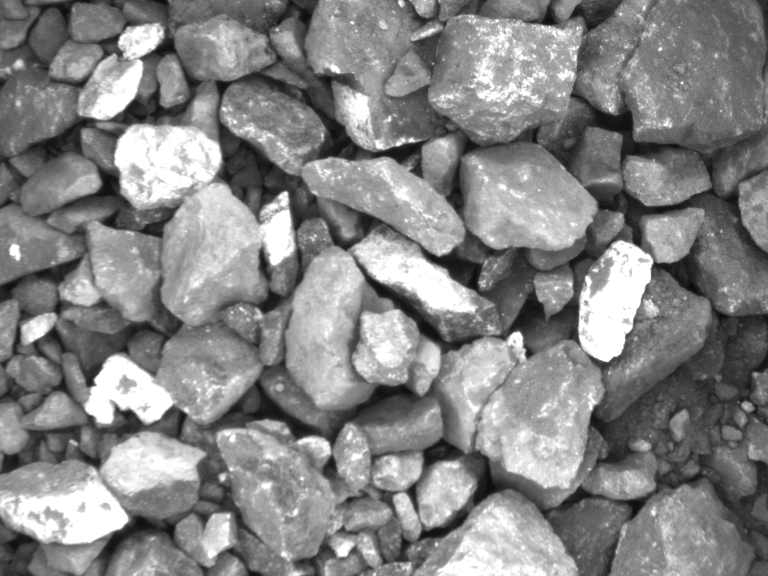
#> input picture image_segmentation/16_9_35_557.bmp, 768 x 576 px
$ jupyter execute --allow-errors image_rec_vv.ipynb   (older library calls are emulated)
#> lines starting #> are read from the running program, lines starting #| are printed output that depends on the picture; after the words box and inside, x2 and y2 are one past the last pixel; in counts of white or black regions, pixels touching at a corner belong together
## Алгоритм Канни (Используем разные пороги для создания датасета)

#> (a cell that did not finish here is left out)

[cell 2]
import cv2
import numpy as np
import pandas as pd
import argparse
import glob
from PIL import Image, ImageDraw #Подключим необходимые библиотеки.

#Определяем размер изображения и записываем характеристики пикселя в массив pix
image = Image.open("16_9_35_557.bmp") #Открываем изображение.
#> image is the input picture: PIL image 768x576 L; min 10, max 255, mean 132.8
draw = ImageDraw.Draw(image) #Создаем инструмент для рисования.
pix = image.load()

#cv2 для определения Канни
#"16_9_35_557.bmp"
image = cv2.imread("16_9_35_557.bmp")
#> image: shape (576, 768, 3); min 10, max 255, mean 132.8
height, width, channels = image.shape
#> height = 576; width = 768; channels = 3
print(height, width, channels)
#| 576 768 3

cv2.imshow("Original", image)

def auto_canny(image, sigma=0.33):
    # обрабатывает вычисление медианы интенсивности пикселей в изображении
    v = np.median(image)

    # берем это медианное значение и строим два порога,
    lower = int(max(0, (1.0 - sigma) * v))
    upper = int(min(255, (1.0 + sigma) * v))
    edged = cv2.Canny(image, lower, upper, 5)
    print(lower)
    print(upper)

    # return the edged image
    return edged


# преобразуем изображение в оттенки серого
#рименим размытие по Гауссу с  ядром 3 x 3, чтобы помочь удалить высокочастотный шум
gray = cv2.cvtColor(image, cv2.COLOR_BGR2GRAY) # cv2.COLOR_BGR2HSV BGR2GRAY
blurred = cv2.GaussianBlur(gray, (3, 3), 0)


can_1 = cv2.Canny(blurred, 10, 200) #Широкий
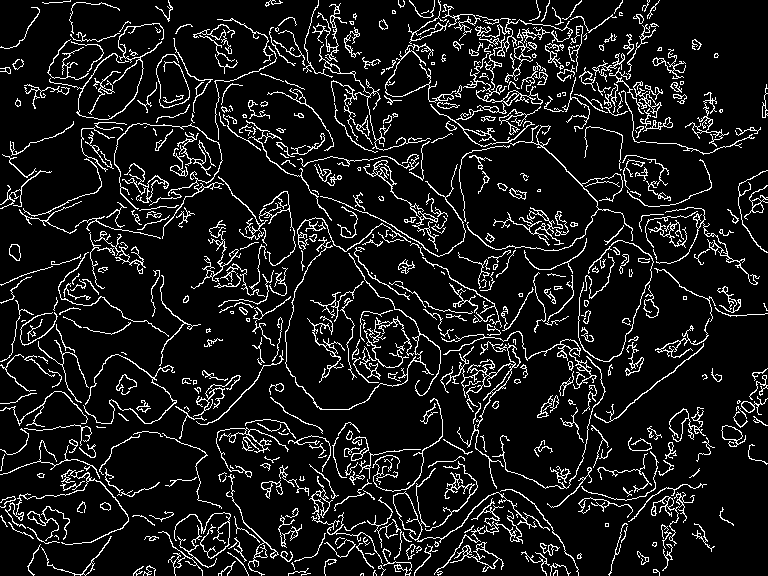
#> can_1: shape (576, 768); 10.2% white in thin lines or dots
can_2 = cv2.Canny(blurred, 200, 250) #В обтяжку
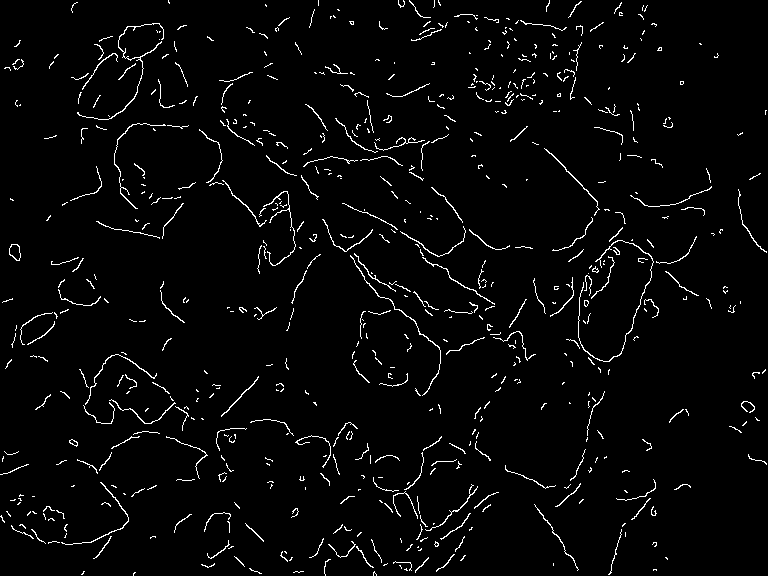
#> can_2: shape (576, 768); 3% white in thin lines or dots
can_3 = cv2.Canny(blurred, 50, 250)
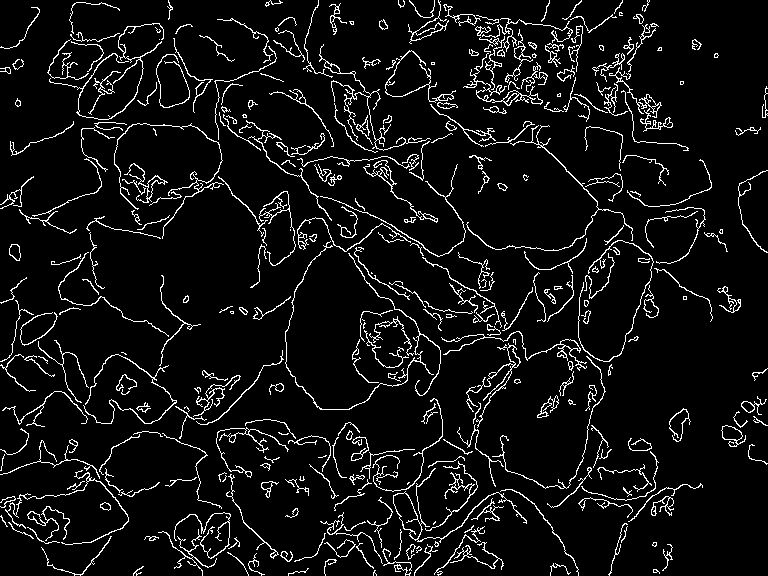
#> can_3: shape (576, 768); 6.9% white in thin lines or dots
can_4 = cv2.Canny(blurred, 120, 240)
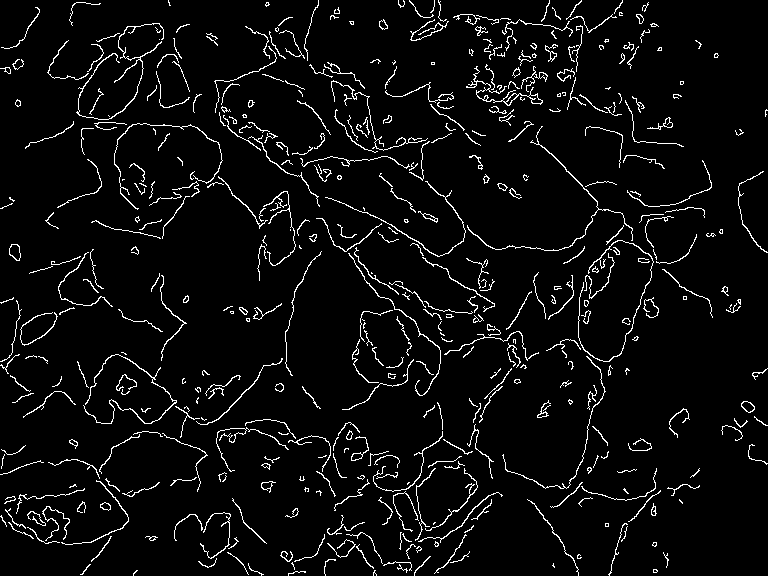
#> can_4: shape (576, 768); 4.9% white in thin lines or dots
can_5 = cv2.Canny(blurred, 130, 180)
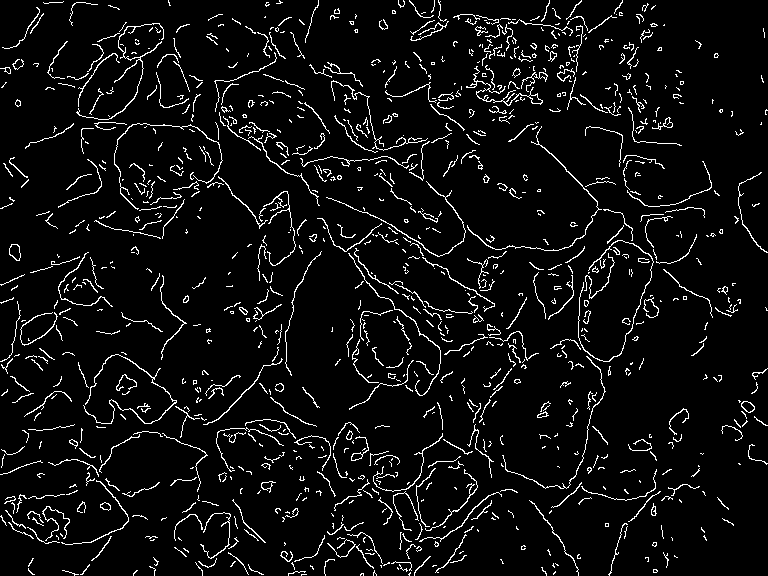
#> can_5: shape (576, 768); 5.9% white in thin lines or dots
can_6 = cv2.Canny(blurred, 100, 150)
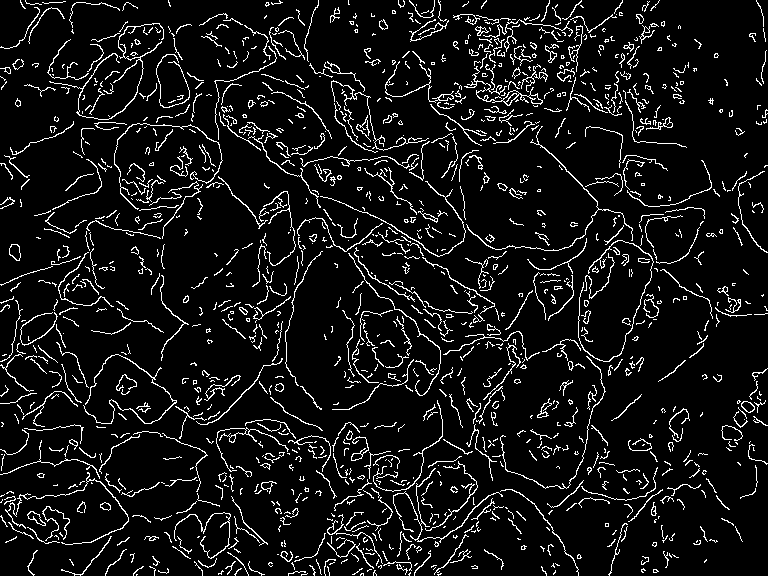
#> can_6: shape (576, 768); 8.1% white in thin lines or dots
auto = auto_canny(blurred)
#> in auto_canny, `v = np.median(image)`: v = 129
#> in auto_canny, `lower = int(max(0, (1.0 - sigma) * v))`: lower = 86
#> in auto_canny, `upper = int(min(255, (1.0 + sigma) * v))`: upper = 171
#> in auto_canny, `edged = cv2.Canny(image, lower, upper, 5)`:
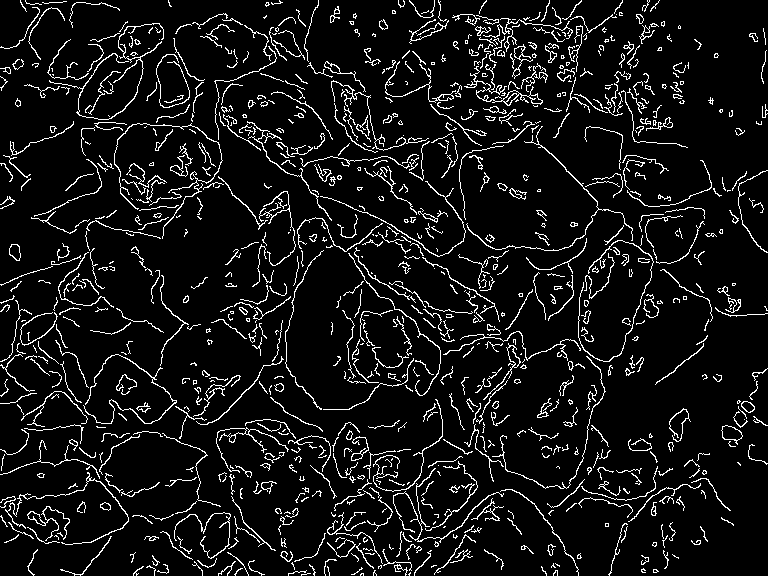
#> edged: shape (576, 768); 8% white in thin lines or dots
#| 86
#| 171


#ret,thresh = cv2.threshold(gray,127,255,0)
#Выбираем контуры из auto
im2, contours, hierarchy = cv2.findContours(auto,cv2.RETR_TREE,cv2.CHAIN_APPROX_SIMPLE)
#> contours = 1061 contours, 882 with area under 20; largest, box (x1, y1, x2, y2) and area: (464, 66, 543, 106) 296, (721, 425, 743, 445) 230, (721, 425, 743, 441) 216, (483, 343, 521, 400) 161, (27, 506, 70, 541) 146

dd = cv2.drawContours(image, contours, -1, (240,0,0), 3)
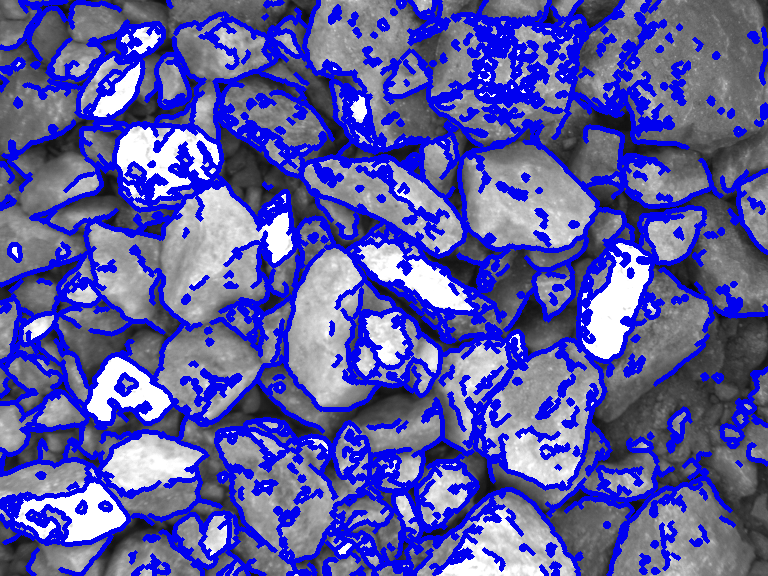
#> dd: shape (576, 768, 3); mean B, G, R 165.4, 89.1, 89.1
#cv2.imshow("sdv", dd)


# show the images
cv2.imshow("Original_grey", blurred)
cv2.imshow("can_1", can_1)
cv2.imshow("can_2", can_2)
cv2.imshow("can_3", can_3)
cv2.imshow("can_4", can_4)
cv2.imshow("can_5", can_5)
cv2.imshow("can_6", can_6)
cv2.imshow("Edges_auto", auto)


cv2.waitKey(0)
cv2.destroyAllWindows()

[cell 3]
can_1

[cell 4]
height, widhth = can_1.shape
#> widhth = 768
print(height, widhth)
#| 576 768

## Формирование датасета (вектора признаков)

[cell 5]
#Формирование заголовков датасета по 7 алгоритмам + окрестность 3*3 для каждого пикселя

algs = ["can_1", "can_2", "can_3", "can_4", "can_5", "can_6",  "auto"]
df_columns = []
index = ["11", "12", "13", "21", "22", "23", "31", "32", "33"]
df = pd.DataFrame()

for alg in algs:
    for ind in index:
        df_column = pd.DataFrame(columns = [alg+"_"+ind])
        df = pd.concat([df, df_column])

$ run again, with image_segmentation/16_17_59_752.bmp copied over image_segmentation/16_9_35_557.bmp
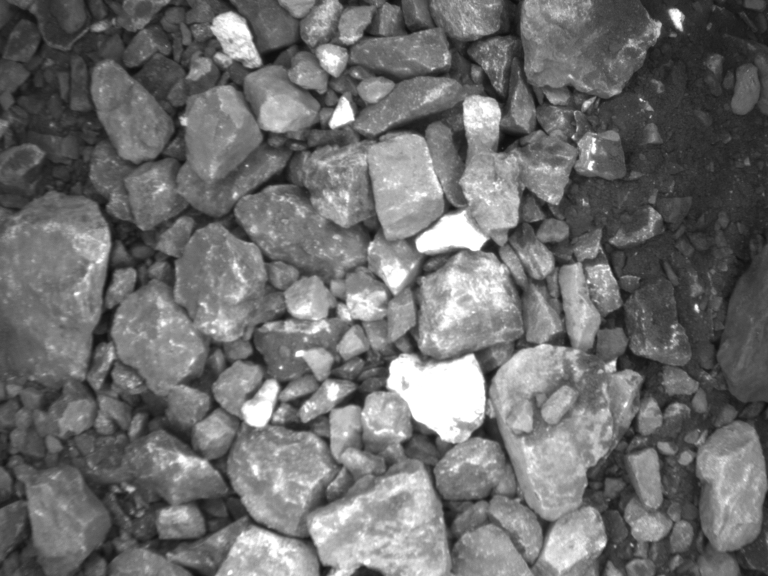
#> input picture image_segmentation/16_17_59_752.bmp, 768 x 576 px
#> image is the input picture: PIL image 768x576 L; min 12, max 255, mean 110.7
#> image: shape (576, 768, 3)
#| 576 768 3
#> `can_1 = cv2.Canny(blurred, 10, 200)`:
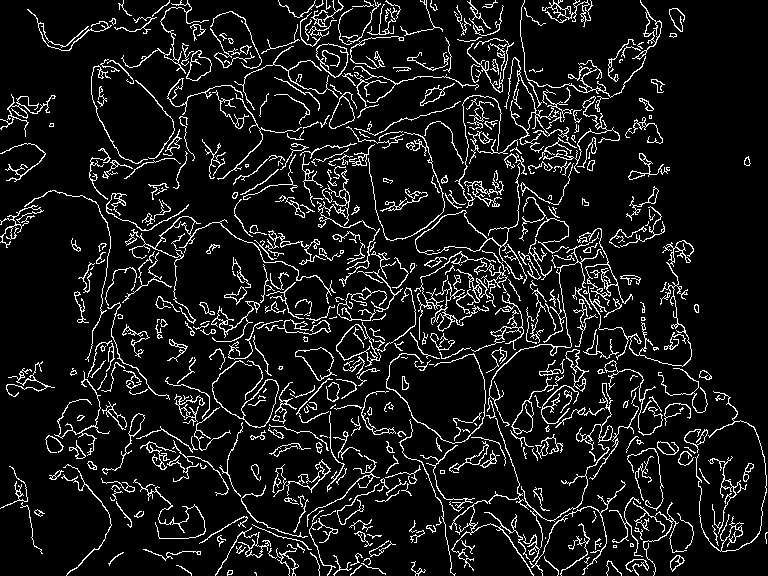
#> can_1: shape (576, 768); 9.6% white in thin lines or dots
#> can_2: shape (576, 768); 2.2% white in thin lines or dots
#> can_3: shape (576, 768); 6.5% white in thin lines or dots
#> can_4: shape (576, 768); 4.1% white in thin lines or dots
#> can_5: shape (576, 768); 5.3% white in thin lines or dots
#> can_6: shape (576, 768); 7.7% white in thin lines or dots
#> v = 106
#> lower = 71
#> upper = 140
#> edged: shape (576, 768); 10% white in thin lines or dots
#| 71
#| 140
#> contours = 1337 contours, 1103 with area under 20; largest, box (x1, y1, x2, y2) and area: (415, 163, 523, 280) 1880, (415, 210, 488, 255) 1781, (212, 360, 279, 428) 1108, (241, 379, 279, 428) 1032, (316, 43, 349, 78) 756
#> `dd = cv2.drawContours(image, contours, -1, (240,0,0), 3)`:
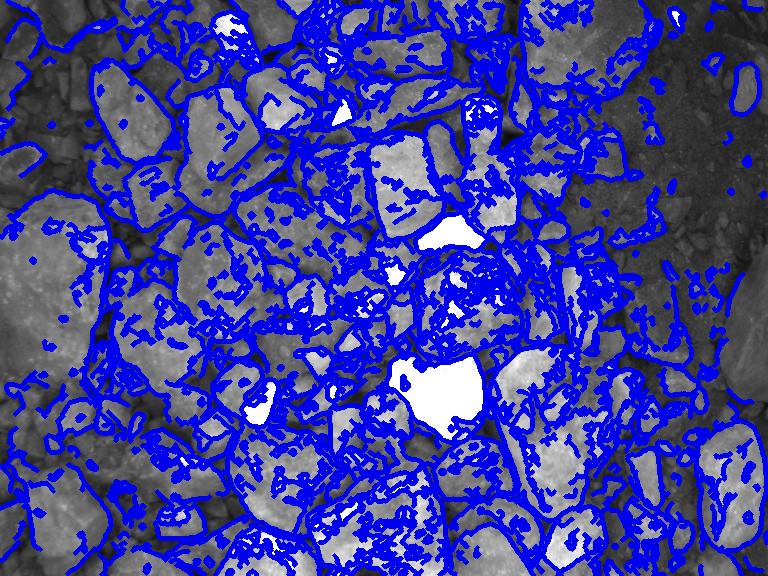
#> dd: shape (576, 768, 3); mean B, G, R 156.4, 63.7, 63.7
#| 576 768

$ run again, with image_segmentation/16_9_38_807.bmp copied over image_segmentation/16_9_35_557.bmp
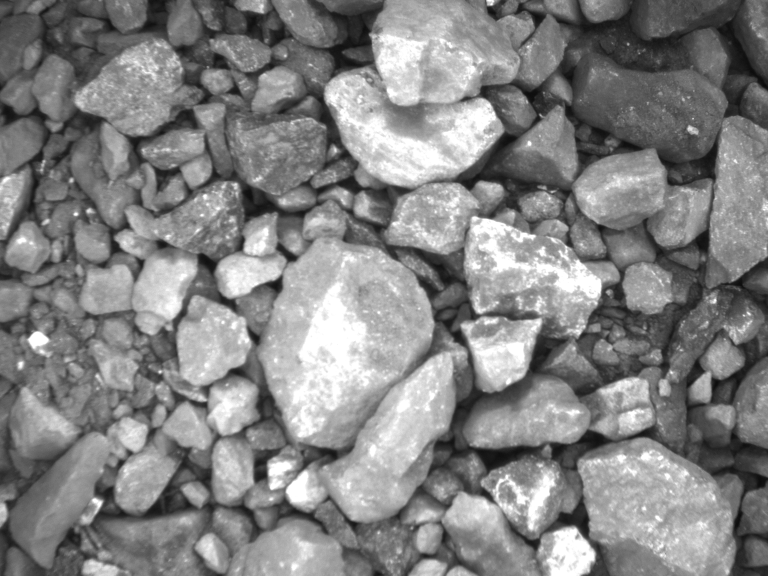
#> input picture image_segmentation/16_9_38_807.bmp, 768 x 576 px
#> image is the input picture: PIL image 768x576 L; min 12, max 255, mean 130.9
#> image: shape (576, 768, 3)
#| 576 768 3
#> `can_1 = cv2.Canny(blurred, 10, 200)`:
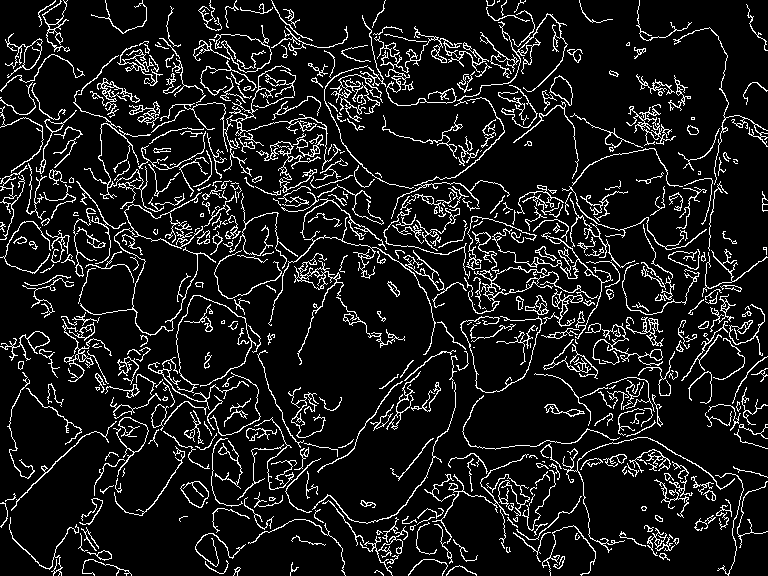
#> can_1: shape (576, 768); 10.5% white in thin lines or dots
#> can_2: shape (576, 768); 2.7% white in thin lines or dots
#> can_3: shape (576, 768); 6.8% white in thin lines or dots
#> can_4: shape (576, 768); 4.7% white in thin lines or dots
#> can_5: shape (576, 768); 5.8% white in thin lines or dots
#> can_6: shape (576, 768); 8.1% white in thin lines or dots
#> v = 129
#> lower = 86
#> upper = 171
#> edged: shape (576, 768); 8.1% white in thin lines or dots
#| 86
#| 171
#> contours = 987 contours, 825 with area under 20; largest, box (x1, y1, x2, y2) and area: (550, 75, 573, 106) 376, (550, 76, 573, 106) 348, (19, 331, 50, 354) 261, (151, 404, 169, 431) 232, (27, 331, 50, 350) 226
#> `dd = cv2.drawContours(image, contours, -1, (240,0,0), 3)`:
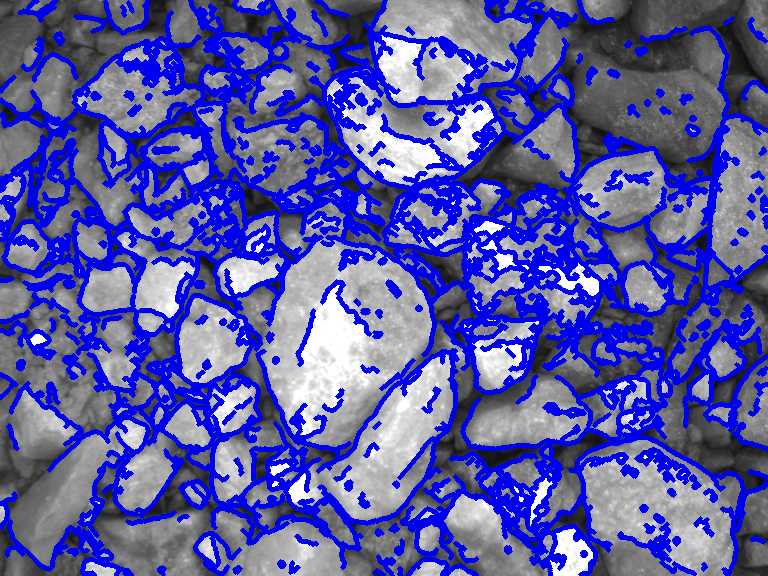
#> dd: shape (576, 768, 3); mean B, G, R 166.4, 89.1, 89.1
#| 576 768
